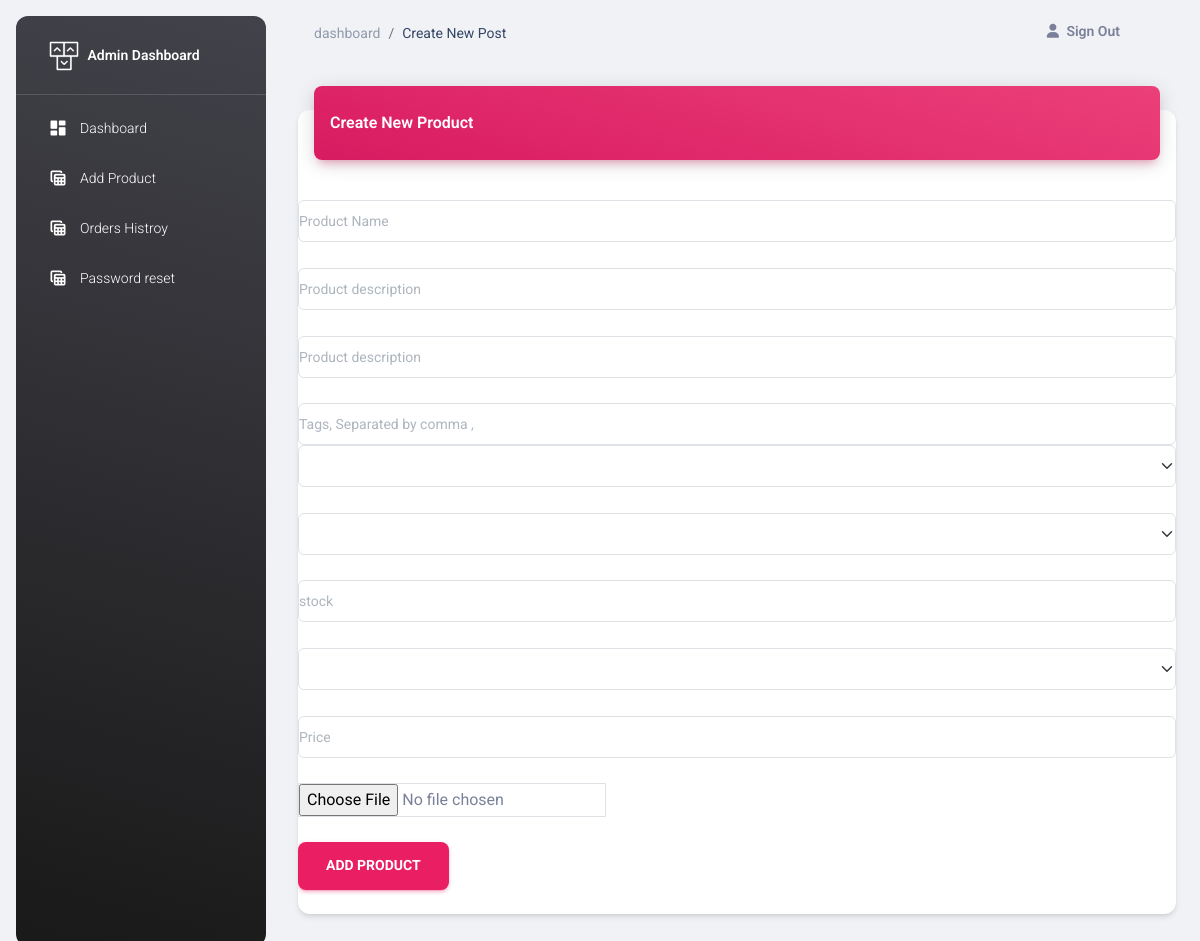
/update/14 (signed in), run on an earlier commit of the app's database.
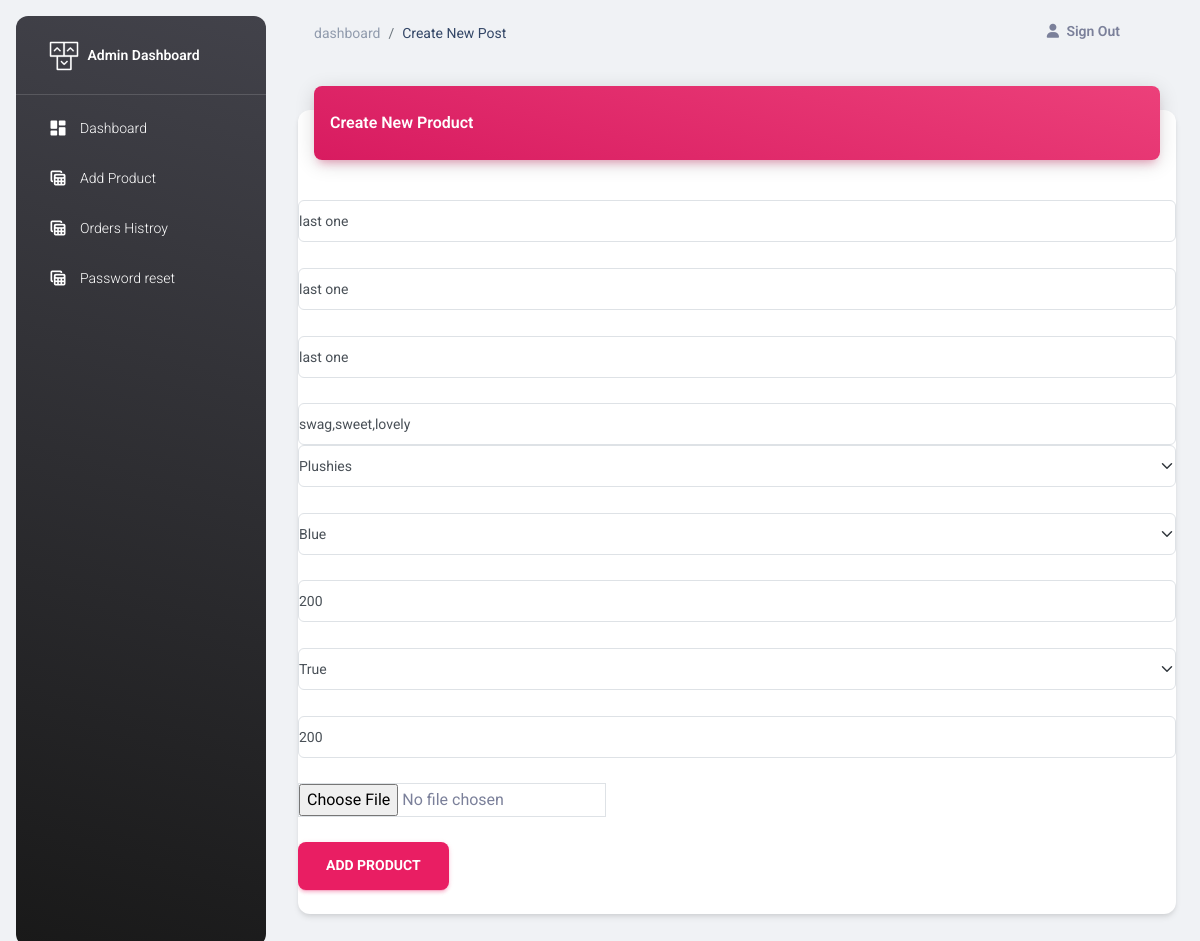
And on a later commit of the database.
### main.py (models this page shows)
class Products(db.Model):
    id = db.Column(db.Integer, primary_key=True)
    name = db.Column(db.String(255), nullable=False)
    description = db.Column(db.String(255), nullable=False)
    additional_description = db.Column(db.String(1000))
    category = db.Column(db.String(255), nullable=False)
    sub_category = db.Column(db.String(255))
    sub_cat_size = db.Column(db.String(255), default="")
    sub_cat_gender = db.Column(db.String(255), default="")
    sub_cat_homo = db.Column(db.String(255), default="")
    sub_cat_albino = db.Column(db.String(255), default="")
    sub_cat_melanoid = db.Column(db.String(255), default="")
    sub_cat_leucistic = db.Column(db.String(255), default="")
    sub_cat_wild = db.Column(db.String(255), default="")
    sub_cat_heter = db.Column(db.String(255), default="")
    stock = db.Column(db.Integer, nullable=False)
    unit_price = db.Column(db.Integer, nullable=False)
    visibility = db.Column(db.Boolean(), default=1)
    image = db.Column(db.String(255))
    image2= db.Column(db.String(255))
    image3 = db.Column(db.String(255))
    created = db.Column(db.TIMESTAMP(), server_default=func.now())
    modified = db.Column(
        db.TIMESTAMP(), server_default=func.now(), onupdate=func.current_timestamp()
    )
    owner_id = db.Column(
        db.Integer, db.ForeignKey("user.id", ondelete="CASCADE"), nullable=False
    )
    orderitems = db.relationship("OrderItems", backref="products", lazy=True)
    rating = db.relationship("Ratings", backref="products", lazy=True)
    tags = db.Column(db.String(255))

### main.py (the view, shortened to what this page needs)
@app.route("/update/<id>", methods=["POST", "GET"])
@login_required
def update(id):
    if current_user.name != "Admin" or current_user.email != "admin@gmail.com":
        flash("Please login as a admin to Access this page")
        return redirect("/login")
    update = "yes"
    product = Products.query.filter_by(id=id).first()
    return render_template(
        "/dashboard/pages/tables.html", update=update, product=product, cat="Update"
    )

### main.py (called while the page is built)
@login_manager.user_loader
def load_user(userid):
    return User.query.get(userid)

### templates/dashboard/pages/tables.html (shortened to what the changed rows need)
{%extends 'dashboard/admin_base.html' %}
{%block content%}
  <main class="main-content position-relative max-height-vh-100 h-100 border-radius-lg ">
    <div class="container-fluid py-4">
      <div class="row">
        <div class="col-12">
          <div class="card my-4">
            <div class="card-body px-0 pb-2">
              <div class="table-responsive p-0">
                  {%if update == "yes"%}
                  <form class="form-signin" method="post" action="/update/{{product.id}}" enctype="multipart/form-data">
                    <input type="text" id="Name" value="{{product.name}}" name="name" class="form-control border " placeholder="Product Name" required="" autofocus="">
                      <br>
                    <input type="text" id="description" value="{{product.description}}" name="description" class="form-control border " placeholder="Product description" required="" autofocus="">
                    <br>
                      <input type="text" id="description" value="{{product.additional_description}}" name="additional_description" class="form-control border " placeholder="Product description" required="" autofocus="">
                      <br>
                        <input type="text" id="tags" name="tags" class="form-control border " value="{{product.tags}}" placeholder="Tags, Separated by comma ," required="" autofocus="">
                      <select class="form-select border " id="typeOfGlass" aria-label="Default select example" name="category">
                        <option selected>{{product.category}}</option>
                        <option value="Plushies">Plushies</option>
                      </select>
                      <br>
                      <select class="form-select border " id="glassWidth" aria-label="Default select example" name="sub-category">
                        <option selected>{{product.sub_category}}</option>
                        <option>Blue</option>
                      </select>
                      <br>
                      <input type="text"  name="stock" value="{{product.stock}}" class="form-control border " placeholder="stock" required="">
                      <br>
                      <select class="form-select border " aria-label="Default select example" name="visibility">
                        <option selected>{{product.visibility}}</option>
                        {%if product.visibility=="True" %}
                        <option>False</option>
                        {%else%}
                        <option>True</option>
                        {%endif%}
                      </select>
                       <br>
                      <input type="number"  name="unit_price" value="{{product.unit_price}}" class="form-control border " placeholder="Price" required="">
                      <br>
                      <input type="file" name="image" class="form-control-file border " placeholder="Picture">
                      <br><br>
                      <button class="btn btn-lg btn-primary btn-block" type="submit">Add Product</button>
                  </form>
            {%endif%}
</div>
                </div>
              </div>
            </div>
          </div>
        </div>
  </main>
 {%endblock%}

What changed in the data, as far as the page shows it:
added Products: name "last one", description "last one", additional_description "last one", tags "swag,sweet,lovely", category "Plushies", sub-category "Blue", stock "200", visibility "True", unit_price "200"
